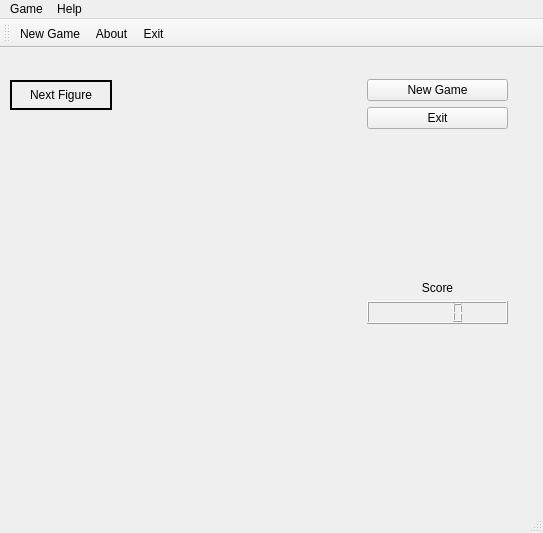
<?xml version="1.0" encoding="UTF-8"?>
<ui version="4.0">
 <class>MainWindow</class>
 <widget class="QMainWindow" name="MainWindow">
  <property name="geometry">
   <rect>
    <x>0</x>
    <y>0</y>
    <width>543</width>
    <height>533</height>
   </rect>
  </property>
  <property name="minimumSize">
   <size>
    <width>30</width>
    <height>80</height>
   </size>
  </property>
  <property name="windowTitle">
   <string>MainWindow</string>
  </property>
  <property name="windowIcon">
   <iconset resource="resources.qrc">
    <normaloff>:/Icons/images/Tetris.jpg</normaloff>:/Icons/images/Tetris.jpg</iconset>
  </property>
  <widget class="QWidget" name="centralwidget">
   <widget class="Glass" name="WidgetGlass" native="true">
    <property name="geometry">
     <rect>
      <x>140</x>
      <y>30</y>
      <width>201</width>
      <height>391</height>
     </rect>
    </property>
    <property name="focusPolicy">
     <enum>Qt::StrongFocus</enum>
    </property>
    <property name="rows" stdset="0">
     <UInt>20</UInt>
    </property>
    <property name="columns" stdset="0">
     <UInt>12</UInt>
    </property>
   </widget>
   <widget class="QWidget" name="layoutWidget">
    <property name="geometry">
     <rect>
      <x>367</x>
      <y>31</y>
      <width>141</width>
      <height>391</height>
     </rect>
    </property>
    <layout class="QVBoxLayout" name="verticalLayout">
     <item>
      <widget class="QPushButton" name="pushButtonNewGame">
       <property name="text">
        <string>New Game</string>
       </property>
       <property name="icon">
        <iconset resource="resources.qrc">
         <normaloff>:/Icons/images/newgame.png</normaloff>:/Icons/images/newgame.png</iconset>
       </property>
      </widget>
     </item>
     <item>
      <widget class="QPushButton" name="pushButtonExit">
       <property name="text">
        <string>Exit</string>
       </property>
       <property name="icon">
        <iconset resource="resources.qrc">
         <normaloff>:/Icons/images/iconExit.ico</normaloff>:/Icons/images/iconExit.ico</iconset>
       </property>
      </widget>
     </item>
     <item>
      <spacer name="verticalSpacer_2">
       <property name="orientation">
        <enum>Qt::Vertical</enum>
       </property>
       <property name="sizeHint" stdset="0">
        <size>
         <width>20</width>
         <height>98</height>
        </size>
       </property>
      </spacer>
     </item>
     <item>
      <widget class="QLabel" name="scoreLabel">
       <property name="layoutDirection">
        <enum>Qt::LeftToRight</enum>
       </property>
       <property name="text">
        <string>Score</string>
       </property>
       <property name="alignment">
        <set>Qt::AlignCenter</set>
       </property>
      </widget>
     </item>
     <item>
      <widget class="QLCDNumber" name="lcdNumber">
       <property name="digitCount">
        <number>5</number>
       </property>
      </widget>
     </item>
     <item>
      <spacer name="verticalSpacer_3">
       <property name="orientation">
        <enum>Qt::Vertical</enum>
       </property>
       <property name="sizeHint" stdset="0">
        <size>
         <width>20</width>
         <height>138</height>
        </size>
       </property>
      </spacer>
     </item>
    </layout>
   </widget>
   <widget class="QWidget" name="layoutWidget">
    <property name="geometry">
     <rect>
      <x>10</x>
      <y>32</y>
      <width>102</width>
      <height>229</height>
     </rect>
    </property>
    <layout class="QVBoxLayout" name="verticalLayout_2">
     <item>
      <widget class="QLabel" name="labelNextFigure">
       <property name="minimumSize">
        <size>
         <width>50</width>
         <height>30</height>
        </size>
       </property>
       <property name="frameShape">
        <enum>QFrame::WinPanel</enum>
       </property>
       <property name="text">
        <string>Next Figure</string>
       </property>
       <property name="alignment">
        <set>Qt::AlignCenter</set>
       </property>
      </widget>
     </item>
     <item>
      <widget class="NextFigure" name="nextFigure" native="true">
       <property name="minimumSize">
        <size>
         <width>100</width>
         <height>100</height>
        </size>
       </property>
      </widget>
     </item>
     <item>
      <spacer name="verticalSpacer">
       <property name="orientation">
        <enum>Qt::Vertical</enum>
       </property>
       <property name="sizeHint" stdset="0">
        <size>
         <width>20</width>
         <height>188</height>
        </size>
       </property>
      </spacer>
     </item>
    </layout>
   </widget>
  </widget>
  <widget class="QMenuBar" name="menubar">
   <property name="geometry">
    <rect>
     <x>0</x>
     <y>0</y>
     <width>543</width>
     <height>21</height>
    </rect>
   </property>
   <widget class="QMenu" name="menuGame">
    <property name="title">
     <string>Game</string>
    </property>
    <addaction name="actionNew_Game"/>
    <addaction name="actionExit"/>
   </widget>
   <widget class="QMenu" name="menuHelp">
    <property name="title">
     <string>Help</string>
    </property>
    <addaction name="actionAbout"/>
   </widget>
   <addaction name="menuGame"/>
   <addaction name="menuHelp"/>
  </widget>
  <widget class="QStatusBar" name="statusbar"/>
  <widget class="QToolBar" name="toolBar">
   <property name="windowTitle">
    <string>toolBar</string>
   </property>
   <attribute name="toolBarArea">
    <enum>TopToolBarArea</enum>
   </attribute>
   <attribute name="toolBarBreak">
    <bool>false</bool>
   </attribute>
   <addaction name="actionNew_Game"/>
   <addaction name="actionAbout"/>
   <addaction name="actionExit"/>
  </widget>
  <action name="actionExit">
   <property name="checkable">
    <bool>true</bool>
   </property>
   <property name="icon">
    <iconset resource="resources.qrc">
     <normaloff>:/Icons/images/iconExit.ico</normaloff>:/Icons/images/iconExit.ico</iconset>
   </property>
   <property name="text">
    <string>Exit</string>
   </property>
   <property name="shortcut">
    <string>Ctrl+E</string>
   </property>
  </action>
  <action name="actionAbout">
   <property name="checkable">
    <bool>true</bool>
   </property>
   <property name="icon">
    <iconset resource="resources.qrc">
     <normaloff>:/Icons/images/iconInfo.ico</normaloff>:/Icons/images/iconInfo.ico</iconset>
   </property>
   <property name="text">
    <string>About</string>
   </property>
  </action>
  <action name="actionNew_Game">
   <property name="icon">
    <iconset resource="resources.qrc">
     <normaloff>:/Icons/images/newgame.png</normaloff>:/Icons/images/newgame.png</iconset>
   </property>
   <property name="text">
    <string>New Game</string>
   </property>
  </action>
 </widget>
 <customwidgets>
  <customwidget>
   <class>Glass</class>
   <extends>QWidget</extends>
   <header>glass.h</header>
   <container>1</container>
   <slots>
    <signal>SetScore(int)</signal>
    <signal>PaintNextFigure(Figure*)</signal>
    <slot>startGame()</slot>
    <slot>GlassInit()</slot>
   </slots>
  </customwidget>
  <customwidget>
   <class>NextFigure</class>
   <extends>QWidget</extends>
   <header>nextfigure.h</header>
   <container>1</container>
   <slots>
    <slot>slotChangePattern(Figure*)</slot>
   </slots>
  </customwidget>
 </customwidgets>
 <resources>
  <include location="resources.qrc"/>
 </resources>
 <connections>
  <connection>
   <sender>pushButtonExit</sender>
   <signal>clicked()</signal>
   <receiver>MainWindow</receiver>
   <slot>close()</slot>
   <hints>
    <hint type="sourcelabel">
     <x>501</x>
     <y>111</y>
    </hint>
    <hint type="destinationlabel">
     <x>501</x>
     <y>120</y>
    </hint>
   </hints>
  </connection>
  <connection>
   <sender>pushButtonNewGame</sender>
   <signal>clicked()</signal>
   <receiver>WidgetGlass</receiver>
   <slot>startGame()</slot>
   <hints>
    <hint type="sourcelabel">
     <x>368</x>
     <y>75</y>
    </hint>
    <hint type="destinationlabel">
     <x>332</x>
     <y>79</y>
    </hint>
   </hints>
  </connection>
  <connection>
   <sender>WidgetGlass</sender>
   <signal>SetScore(int)</signal>
   <receiver>lcdNumber</receiver>
   <slot>display(int)</slot>
   <hints>
    <hint type="sourcelabel">
     <x>339</x>
     <y>296</y>
    </hint>
    <hint type="destinationlabel">
     <x>369</x>
     <y>297</y>
    </hint>
   </hints>
  </connection>
  <connection>
   <sender>MainWindow</sender>
   <signal>SignalGlassInit()</signal>
   <receiver>WidgetGlass</receiver>
   <slot>GlassInit()</slot>
   <hints>
    <hint type="sourcelabel">
     <x>378</x>
     <y>392</y>
    </hint>
    <hint type="destinationlabel">
     <x>340</x>
     <y>391</y>
    </hint>
   </hints>
  </connection>
  <connection>
   <sender>pushButtonNewGame</sender>
   <signal>clicked()</signal>
   <receiver>MainWindow</receiver>
   <slot>SlotClearScore()</slot>
   <hints>
    <hint type="sourcelabel">
     <x>454</x>
     <y>85</y>
    </hint>
    <hint type="destinationlabel">
     <x>455</x>
     <y>229</y>
    </hint>
   </hints>
  </connection>
  <connection>
   <sender>WidgetGlass</sender>
   <signal>PaintNextFigure(Figure*)</signal>
   <receiver>nextFigure</receiver>
   <slot>slotChangePattern(Figure*)</slot>
   <hints>
    <hint type="sourcelabel">
     <x>162</x>
     <y>92</y>
    </hint>
    <hint type="destinationlabel">
     <x>66</x>
     <y>93</y>
    </hint>
   </hints>
  </connection>
  <connection>
   <sender>actionExit</sender>
   <signal>triggered()</signal>
   <receiver>MainWindow</receiver>
   <slot>close()</slot>
   <hints>
    <hint type="sourcelabel">
     <x>-1</x>
     <y>-1</y>
    </hint>
    <hint type="destinationlabel">
     <x>293</x>
     <y>255</y>
    </hint>
   </hints>
  </connection>
  <connection>
   <sender>actionNew_Game</sender>
   <signal>triggered()</signal>
   <receiver>WidgetGlass</receiver>
   <slot>startGame()</slot>
   <hints>
    <hint type="sourcelabel">
     <x>-1</x>
     <y>-1</y>
    </hint>
    <hint type="destinationlabel">
     <x>240</x>
     <y>280</y>
    </hint>
   </hints>
  </connection>
 </connections>
 <slots>
  <signal>SignalGlassInit()</signal>
  <slot>SlotClearScore()</slot>
 </slots>
</ui>
